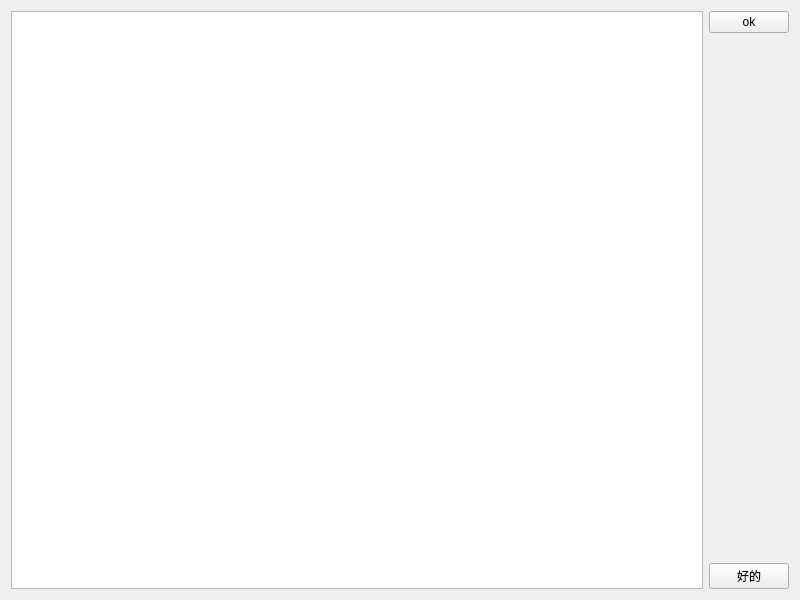
<?xml version="1.0" encoding="UTF-8"?>
<ui version="4.0">
 <class>Widget</class>
 <widget class="QWidget" name="Widget">
  <property name="geometry">
   <rect>
    <x>0</x>
    <y>0</y>
    <width>800</width>
    <height>600</height>
   </rect>
  </property>
  <property name="windowTitle">
   <string>Widget</string>
  </property>
  <layout class="QVBoxLayout" name="verticalLayout_2">
   <item>
    <layout class="QHBoxLayout" name="horizontalLayout">
     <item>
      <widget class="QListView" name="listView"/>
     </item>
     <item>
      <layout class="QVBoxLayout" name="verticalLayout">
       <item>
        <widget class="QPushButton" name="pushButton">
         <property name="text">
          <string>ok</string>
         </property>
        </widget>
       </item>
       <item>
        <spacer name="verticalSpacer">
         <property name="orientation">
          <enum>Qt::Vertical</enum>
         </property>
         <property name="sizeHint" stdset="0">
          <size>
           <width>20</width>
           <height>40</height>
          </size>
         </property>
        </spacer>
       </item>
       <item>
        <widget class="QPushButton" name="pushButton_2">
         <property name="text">
          <string>好的</string>
         </property>
        </widget>
       </item>
      </layout>
     </item>
    </layout>
   </item>
  </layout>
 </widget>
 <resources/>
 <connections/>
</ui>
